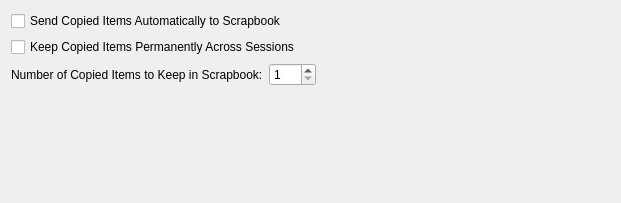
<ui version="4.0" >
 <author>Petr Vanek &lt;petr@scribus.info></author>
 <comment>scrapbook panel for prefs UI</comment>
 <class>TabScrapbook</class>
 <widget class="QWidget" name="TabScrapbook" >
  <property name="geometry" >
   <rect>
    <x>0</x>
    <y>0</y>
    <width>621</width>
    <height>203</height>
   </rect>
  </property>
  <layout class="QVBoxLayout" >
   <property name="margin" >
    <number>11</number>
   </property>
   <property name="spacing" >
    <number>6</number>
   </property>
   <item>
    <widget class="QCheckBox" name="useScrapBookasExtension" >
     <property name="toolTip" >
      <string>This enables the scrapbook to be used an extension to the copy/paste buffers. Simply copying an object or grouped object will send this to the Scrapbook automatically</string>
     </property>
     <property name="text" >
      <string>Send Copied Items Automatically to Scrapbook</string>
     </property>
    </widget>
   </item>
   <item>
    <widget class="QCheckBox" name="persistentScrapbook" >
     <property name="toolTip" >
      <string>This enables copied items to be kept permanently in the scrapbook.</string>
     </property>
     <property name="text" >
      <string>Keep Copied Items Permanently Across Sessions</string>
     </property>
    </widget>
   </item>
   <item>
    <layout class="QHBoxLayout" >
     <property name="margin" >
      <number>0</number>
     </property>
     <property name="spacing" >
      <number>6</number>
     </property>
     <item>
      <widget class="QLabel" name="textLabel2" >
       <property name="toolTip" >
        <string>The minimum number is 1; the maximum is 100.</string>
       </property>
       <property name="text" >
        <string>Number of Copied Items to Keep in Scrapbook:</string>
       </property>
       <property name="wordWrap" >
        <bool>false</bool>
       </property>
      </widget>
     </item>
     <item>
      <widget class="QSpinBox" name="numScrapCopies" >
       <property name="maximum" >
        <number>100</number>
       </property>
       <property name="minimum" >
        <number>1</number>
       </property>
      </widget>
     </item>
     <item>
      <spacer>
       <property name="orientation" >
        <enum>Qt::Horizontal</enum>
       </property>
       <property name="sizeType" >
        <enum>QSizePolicy::Expanding</enum>
       </property>
       <property name="sizeHint" >
        <size>
         <width>40</width>
         <height>20</height>
        </size>
       </property>
      </spacer>
     </item>
    </layout>
   </item>
   <item>
    <spacer>
     <property name="orientation" >
      <enum>Qt::Vertical</enum>
     </property>
     <property name="sizeType" >
      <enum>QSizePolicy::Expanding</enum>
     </property>
     <property name="sizeHint" >
      <size>
       <width>20</width>
       <height>97</height>
      </size>
     </property>
    </spacer>
   </item>
  </layout>
 </widget>
 <layoutdefault spacing="6" margin="11" />
 <resources/>
 <connections/>
</ui>
